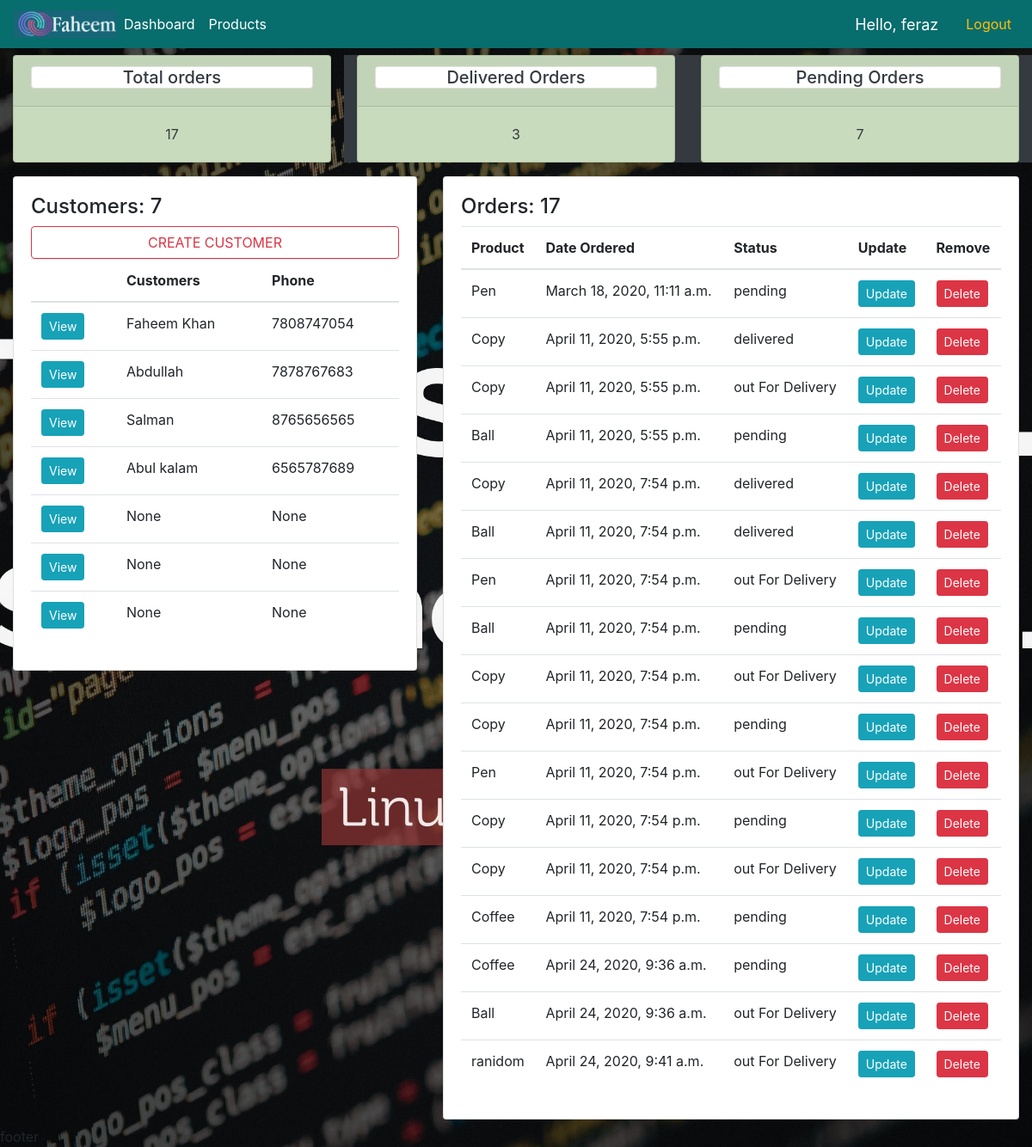
Page / (signed in) on the earlier database version.
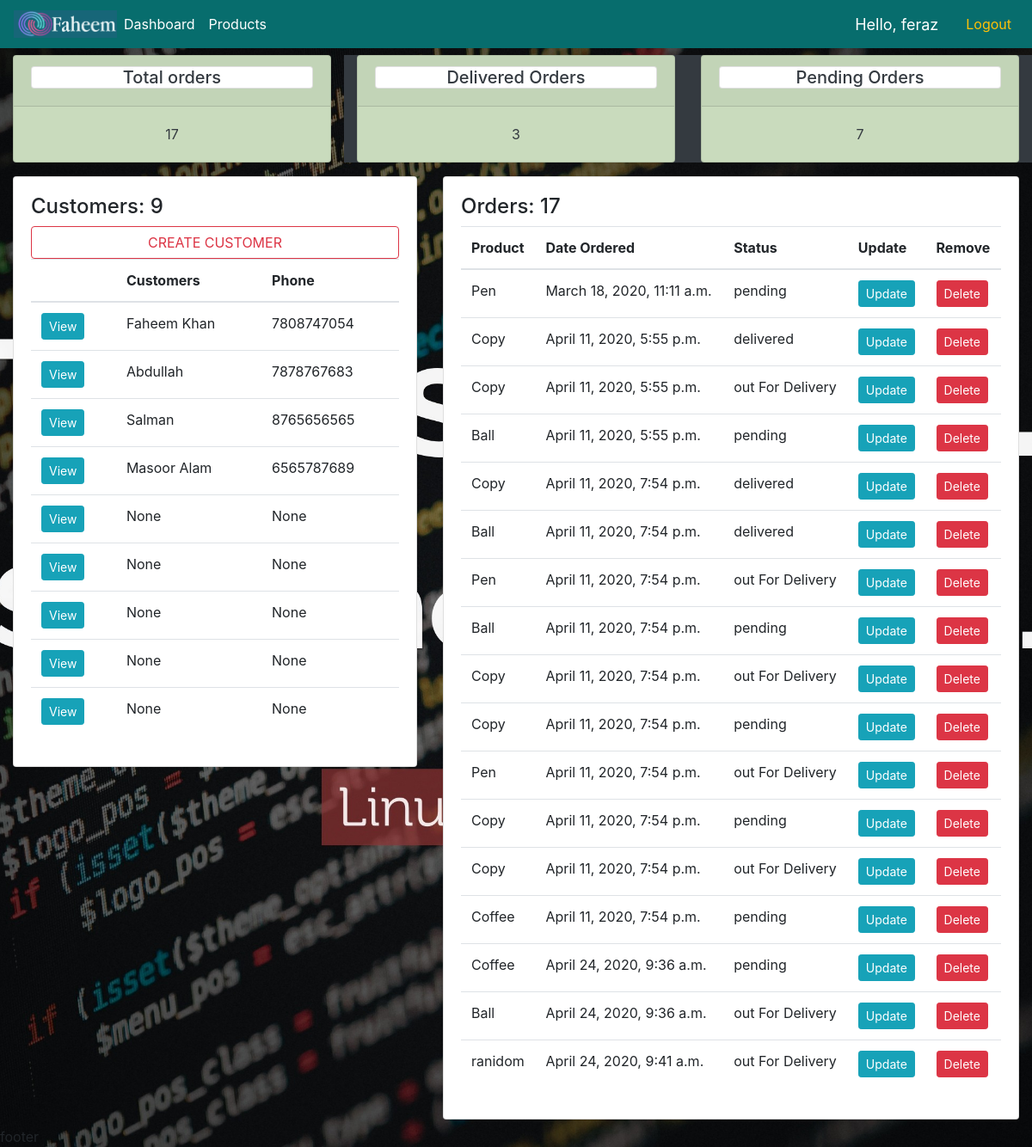
Same page on the later database version.
### accounts/models.py (models this page shows, shortened)
class customer(models.Model):
    user = models.OneToOneField(User, null = True, blank = True, on_delete = models.CASCADE)
    name = models.CharField(max_length = 20, null= True)
    phone = models.CharField(max_length = 20, null= True)
    email = models.CharField(max_length = 20, null= True)
    profile_pic = models.ImageField(default = "profile1.png" , null = True, blank = True)
    dateCreated = models.DateTimeField(auto_now_add = True)

class order(models.Model):
    STATUS_CHOICES = [
        ('pending', 'pending'),
        ('out For Delivery', 'Out For Delivery'),
        ('delivered', 'Delivered'),
    ]
    customer = models.ForeignKey(customer, null = True, on_delete = models.SET_NULL )
    product = models.ForeignKey(product, null = True, on_delete = models.SET_NULL )
    dateCreated =  models.DateTimeField(auto_now_add = True)
    status = models.CharField(max_length = 20, null = True, choices = STATUS_CHOICES)

class product(models.Model):
    PRODUCT_CHOICES = (
        ('indoor', 'Indoor'),
        ('Out Door', 'Out Door')
    )
    name = models.CharField(max_length = 20, null= True)
    price = models.FloatField(null = True)
    category = models.CharField(max_length = 20, null = True, choices = PRODUCT_CHOICES)
    description = models.CharField(max_length = 20, blank = True, null= True)
    dateCreated =  models.DateTimeField(auto_now_add = True)
    tags = models.ManyToManyField(tag)
    def __str__(self):
        return self.name

### accounts/decorators.py (the view)
    def wrapper_func(request, *args, **kwargs):
        group = None
        if request.user.groups.exists():
            group = request.user.groups.all()[0].name
        if group == 'customer':
            return redirect('userPage')
        if group == 'admin':
            return take_a_view_func(request, *args, **kwargs)

### accounts/views.py (called while the page is built)
@login_required(login_url = 'loginPage') # restricting to view home page without login
@admin_only
def home(request):
    customers = customer.objects.all()
    orders = order.objects.all()
    noOfOrders = orders.count()
    noOfCustomers = customers.count()
    pendingOrders = orders.filter(status = 'pending').count()
    deliveredOrders = orders.filter(status = 'delivered').count()
    context = {'orderList': orders , 'customerList' : customers, 'noOfOrders': noOfOrders, 'noOfCustomers': noOfCustomers,
    'pendingOrders': pendingOrders, 'deliveredOrders': deliveredOrders }
    return render(request,'accounts/dashboard.html', context)

### accounts/templates/accounts/dashboard.html
{% extends 'accounts/base.html' %}
{% block content%}
{% include 'accounts/status.html' %}
<div class="row py-2">
    <div class="col-md-5">
        <div class="card card-body">
            <h4>Customers: {{noOfCustomers}}</h4>
            <a href="#" class="btn btn-outline-danger btn-block text-uppercase">Create customer</a>
            <table class="table ">
                <thead>
                  <tr>
                    <th></th>
                    <th scope="col">Customers</th>
                    <th scope="col">Phone</th>
                  </tr>
                </thead>
                {% for customer in customerList%}
                <tr>
                  <td><a class = "btn btn-sm btn-info" href="{% url 'customers' customer.id %}">View</a></td>
                  <td>{{customer.name}}</td>
                  <td>{{customer.phone}}</td>
                </tr>
                {% endfor %}
            </table>
        </div>
    </div>
    <div class="col-md-7 ">
        <div class="card card-body">
            <h4>Orders: {{noOfOrders}}</h4>
            <table class="table ">
                <thead>
                  <tr>
                    <th scope="col">Product</th>
                    <th scope="col">Date Ordered</th>
                    <th scope="col">Status</th>
                    <th scope="col">Update</th>
                    <th scope="col">Remove</th>
                  </tr>
                </thead>
                {% for order in orderList%}
                <tr>
                  <td>{{order.product}}</td>
                  <td>{{order.dateCreated}}</td>
                  <td>{{order.status}}</td>
                  <td><a class = "btn btn-sm btn-info" href = "{% url 'updateOrder' order.id%}">Update</a></td>
                  <td><a  class = "btn btn-sm btn-danger" href ="{% url 'deleteOrder' order.id%}">Delete</a></td>
                </tr>
                {% endfor %}
            </table>
        </div>
    </div>
</div>
{% endblock%}

Differences in the rows shown:
changed customer: name "Abul kalam" → "Masoor Alam"
added customer: name "None", phone "None"
added customer: name "None", phone "None"
Other differences:
{{ noOfCustomers }}: "7" → "9"
